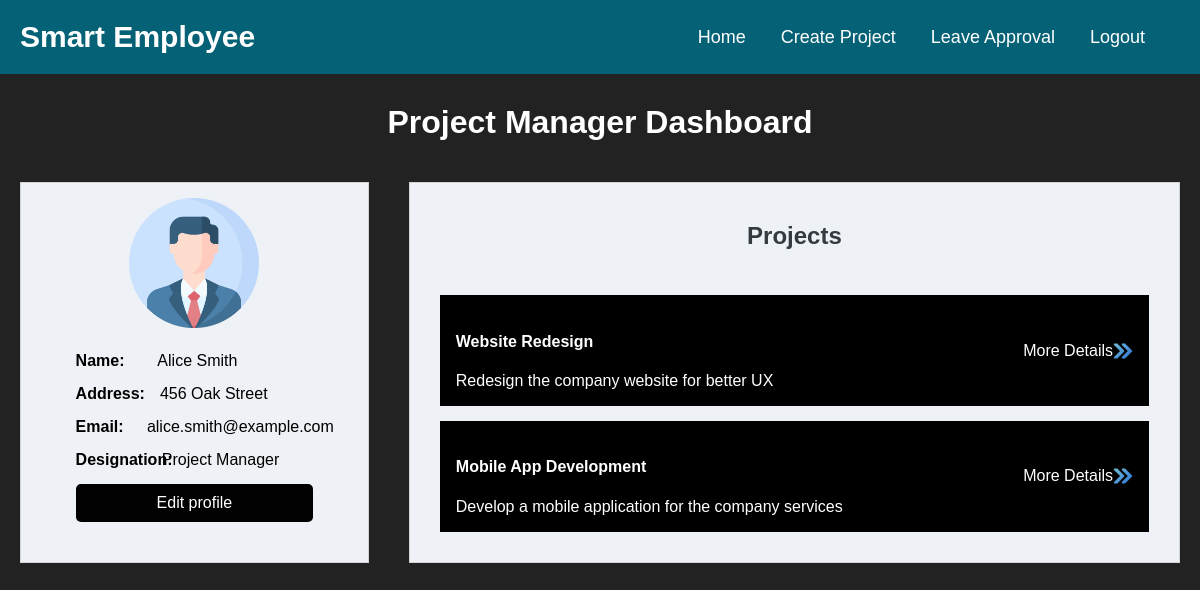
Screenshot of /projectmanager.php (signed in) with the database file from the repository.
### tables this page shows
CREATE TABLE `users` (
  `user_id` int(11) NOT NULL,
  `username` varchar(255) NOT NULL,
  `password` varchar(255) NOT NULL,
  `role` varchar(50) DEFAULT NULL,
  `first_name` varchar(100) DEFAULT NULL,
  `last_name` varchar(100) DEFAULT NULL,
  `email` varchar(255) NOT NULL,
  `phone` varchar(15) DEFAULT NULL,
  `address` varchar(255) DEFAULT NULL,
  `date_joined` date DEFAULT NULL,
  `department` varchar(100) DEFAULT NULL,
  `job_title` varchar(100) DEFAULT NULL,
  `date_of_birth` date DEFAULT NULL,
  `emergency_contact_name` varchar(100) DEFAULT NULL,
  `emergency_contact_phone` varchar(15) DEFAULT NULL,
  `emergency_contact_relation` varchar(100) DEFAULT NULL,
  `project_id` int(11) DEFAULT NULL
);

CREATE TABLE `projects` (
  `project_id` int(11) NOT NULL,
  `project_name` varchar(100) NOT NULL,
  `description` text DEFAULT NULL,
  `start_date` date DEFAULT NULL,
  `end_date` date DEFAULT NULL,
  `status` enum('Pending','In Progress','Completed') DEFAULT 'Pending',
  `user_id` int(11) DEFAULT NULL,
  `managed_by` int(11) DEFAULT NULL
);

### projectmanager.php (the view, shortened to what this page needs)
<?php
require_once('db_connection.php');
if (isset($_SESSION['user_id'])) {
    $emp_id = $_SESSION['user_id'];
} else {
    header('Location: login.php');
    exit;
}
$profile_data = $pdo->prepare("SELECT * FROM users WHERE user_id = ?");
$profile_data->execute([$emp_id]);
if ($prof_details = $profile_data->fetch(PDO::FETCH_ASSOC)) {
?>
<!DOCTYPE html>
<html lang="en">
<head>
  <link rel="stylesheet" href="assets/css/style.css">
</head>
<body class="index-page emp_dashboard">
<header>
  <nav class="navigation">
    <a class="navigation-logo" href="#">Smart Employee</a>
    <div>
    <div class="navigation-cont">
        <a class="navigation-link" href="projectmanager.php">Home</a>
        <a class="navigation-link" href="management.php">Create Project</a>
        <a class="navigation-link" href="Manage_Leave_Requests.php">Leave Approval</a>
        <a class="navigation-link" href="logout.php">Logout</a>
      </div>
    </div>
  </nav>
</header>
<main>
  <h1 class="emp_head">Project Manager Dashboard</h1>
  <div class="emp_box">
    <div class="emp_box_left">
      <div class="prof_img">
        <img src="assets/images/profile-icon.png">
      </div>
      <div class="partition">
        <div class="emp_profile_box">
          <div class="emp_profile_cont">
            <label>Name:</label>
            <p><?php echo htmlspecialchars($prof_details['first_name']); ?> <?php echo htmlspecialchars($prof_details['last_name']); ?></p>
          </div>
          <div class="emp_profile_cont">
            <label>Address:</label>
            <p><?php echo htmlspecialchars($prof_details['address']); ?></p>
          </div>
          <div class="emp_profile_cont">
            <label>Email:</label>
            <p><?php echo htmlspecialchars($prof_details['email']); ?></p>
          </div>
          <div class="emp_profile_cont">
            <label>Designation:</label>
            <p><?php echo htmlspecialchars($prof_details['job_title']); ?></p>
          </div>
          <a href="edit_profile.php" class="editbutton">Edit profile</a>
        </div>
      </div>
    </div>
    <div class="pro_box_center">
      <h3>Projects</h3>
      <div class="emp_tasks">
        <?php
        $proj_data = $pdo->prepare("SELECT * FROM projects WHERE user_id = ?");
        $proj_data->execute([$emp_id]);
        while ($proj_details = $proj_data->fetch(PDO::FETCH_ASSOC)) {
        ?>
          <a href="project_tracking.php?project_id=<?php echo $proj_details['project_id']; ?>" class="emp_task_box">
            <div>
              <h4><?php echo htmlspecialchars($proj_details['project_name']); ?></h4>
              <p class="mb-0"><?php echo htmlspecialchars($proj_details['description']); ?></p>
            </div>
            <div class="more_details">
              <span class="mr-2">More Details</span>
              <div style="width:20px;">
              <img src="assets/images/right-arrows.png">
              </div>
            </div>
          </a>
        <?php } ?>
      </div>
    </div>
  </div>
</main>
</body>
</html>
<?php } else {
    echo "Profile not found.";
} ?>

### assets/css/style.css (style rules this page uses)
body { font-family: Arial; margin: 0; padding: 0; font-size: 16px; }
a { text-decoration: none !important; }
p { margin: 0; }
h1 { text-align: center; color: #333; }
.navigation { background-color: #056276; display: flex; justify-content: space-between; align-items: center; padding: 20px; }
.navigation-logo { color: white; font-size: 30px; font-weight: bold; text-decoration: none !important; }
.navigation-cont { display: flex; }
.navigation-link { color: white; text-decoration: none; margin-right: 35px; transition: all .3s; font-size: 18px; font-weight: 400; }
body.index-page { background-color: #222; }
h3 { text-align: center; color: #343a40; margin-bottom: 30px; font-size: 24px; font-weight: bold; }
.emp_head { color: white; margin-top: 30px; }
.emp_box { display: flex; }
.emp_box_left { background-color: #eef1f5; color: #000; padding: 15px; border: 1px solid lightgray; margin: 20px; width: 30%; }
.prof_img { width: 130px; height: auto; border-radius: 50px; margin: 0 auto; margin-bottom: 20px; }
.prof_img img { width: 100%; height: auto; }
.emp_profile_box { max-width: 75%; margin: 0 auto; }
.emp_profile_cont { display: flex; font-weight: 400; margin-bottom: 15px; }
.emp_profile_cont label { width: 30%; margin-right: 15px; font-weight: bold; }
.emp_profile_cont p { margin-bottom: 0; width: 70%; }
.emp_tasks { max-height: 500px; overflow-y: scroll; }
.emp_task_box { border: 1px solid #000; padding: 15px; margin: 15px; display: flex; justify-content: space-between; align-items: center; background-color: #000; color: #fff; text-decoration: none; transition: .3s; }
.more_details { display: flex; align-items: center; }
.more_details img { width: 100%; height: auto; display: block; }
.pro_box_center { background-color: #eef1f5; color: #000; padding: 15px; border: 1px solid lightgray; margin: 20px; width: 70%; }
.partition { display: flex; gap: 20px; }
.emp_profile_box { flex: 1; }
.emp_profile_cont { display: flex; margin-bottom: 15px; }
.editbutton { display: block; margin-top: 10px; color: #fff; background-color: #007bff; padding: 8px 16px; text-decoration: none; text-align: center; }
.more_details img { max-height: 60px; max-width: 60px; }
.editbutton { padding: 10px; background-color: #010101; border: none; color: white; border-radius: 5px; cursor: pointer; }

### rows the page displays
users: first_name "Alice", last_name "Smith", address "456 Oak Street", email "alice.smith@example.com", job_title "Project Manager"
projects: project_name "Website Redesign", description "Redesign the company website for better UX"
projects: project_name "Mobile App Development", description "Develop a mobile application for the company services"
